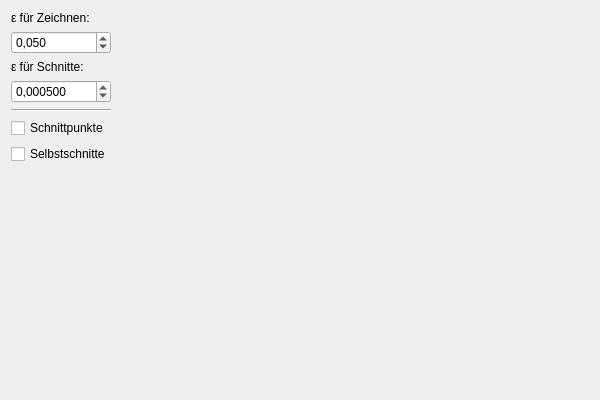
<?xml version="1.0" encoding="UTF-8"?>
<ui version="4.0">
 <class>MainWindow</class>
 <widget class="QMainWindow" name="MainWindow">
  <property name="geometry">
   <rect>
    <x>0</x>
    <y>0</y>
    <width>600</width>
    <height>400</height>
   </rect>
  </property>
  <property name="windowTitle">
   <string>MainWindow</string>
  </property>
  <property name="locale">
   <locale language="German" country="Germany"/>
  </property>
  <widget class="QWidget" name="centralWidget">
   <layout class="QHBoxLayout" name="horizontalLayout_2">
    <item>
     <layout class="QVBoxLayout" name="verticalLayout">
      <item>
       <widget class="QLabel" name="label">
        <property name="text">
         <string>ε für Zeichnen:</string>
        </property>
       </widget>
      </item>
      <item>
       <widget class="QDoubleSpinBox" name="doubleSpinBox_epsilon_draw">
        <property name="decimals">
         <number>3</number>
        </property>
        <property name="minimum">
         <double>0.001000000000000</double>
        </property>
        <property name="maximum">
         <double>10.000000000000000</double>
        </property>
        <property name="singleStep">
         <double>0.010000000000000</double>
        </property>
        <property name="value">
         <double>0.050000000000000</double>
        </property>
       </widget>
      </item>
      <item>
       <widget class="QLabel" name="label_2">
        <property name="text">
         <string>ε für Schnitte:</string>
        </property>
       </widget>
      </item>
      <item>
       <widget class="QDoubleSpinBox" name="doubleSpinBox_epsilon_intersection">
        <property name="decimals">
         <number>6</number>
        </property>
        <property name="minimum">
         <double>0.000010000000000</double>
        </property>
        <property name="maximum">
         <double>1.000000000000000</double>
        </property>
        <property name="singleStep">
         <double>0.000010000000000</double>
        </property>
        <property name="value">
         <double>0.000500000000000</double>
        </property>
       </widget>
      </item>
      <item>
       <widget class="Line" name="line">
        <property name="orientation">
         <enum>Qt::Horizontal</enum>
        </property>
       </widget>
      </item>
      <item>
       <widget class="QCheckBox" name="checkBox_Intersection">
        <property name="text">
         <string>Schnittpunkte</string>
        </property>
       </widget>
      </item>
      <item>
       <widget class="QCheckBox" name="checkBox_SelfIntersection">
        <property name="text">
         <string>Selbstschnitte</string>
        </property>
       </widget>
      </item>
      <item>
       <spacer name="verticalSpacer">
        <property name="orientation">
         <enum>Qt::Vertical</enum>
        </property>
        <property name="sizeHint" stdset="0">
         <size>
          <width>20</width>
          <height>40</height>
         </size>
        </property>
       </spacer>
      </item>
     </layout>
    </item>
    <item>
     <widget class="GLWidget" name="glwidget" native="true">
      <property name="sizePolicy">
       <sizepolicy hsizetype="Expanding" vsizetype="Preferred">
        <horstretch>0</horstretch>
        <verstretch>0</verstretch>
       </sizepolicy>
      </property>
      <layout class="QHBoxLayout" name="horizontalLayout"/>
     </widget>
    </item>
   </layout>
  </widget>
 </widget>
 <layoutdefault spacing="6" margin="11"/>
 <customwidgets>
  <customwidget>
   <class>GLWidget</class>
   <extends>QWidget</extends>
   <header>glwidget.h</header>
   <container>1</container>
  </customwidget>
 </customwidgets>
 <resources/>
 <connections/>
</ui>
